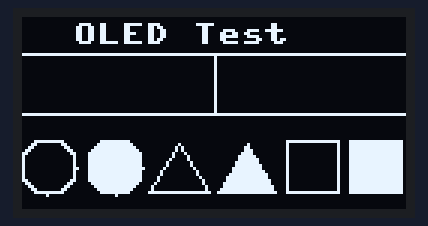
This program was run on a simulated MicroPython board. Parts: 128×64 one-colour display. What the program prints to the serial console is not drawn. At 0.1 s the program stops and its outputs stay as they are.

Above: at 0.1 s.

The program:

main.py
```python
from machine import Pin, I2C
from ssd1306 import SSD1306_I2C
import math

WIDTH = 128
HEIGHT = 64

i2c = I2C(0, sda=Pin(16), scl=Pin(17))
addr = i2c.scan()

print("OLED I2C Address : " + hex(addr[0]))
print("I2C Configuration: " +str(i2c))

display = SSD1306_I2C(WIDTH, HEIGHT, i2c)

def circle(x, y, l, color):
    for r in range(360):
        display.pixel(int(x + l * math.cos(math.radians(r))), int(y - l * math.sin(math.radians(r))), color)

def fill_circle(x, y, l, color):
    for r in range(360):
        display.line(x, y, int(x + l * math.cos(math.radians(r))), int(y - l * math.sin(math.radians(r))), color)

def triangle(x1, y1, x2, y2, x3, y3, color):
    display.line(x1, y1, x2, y2, color)
    display.line(x2, y2, x3, y3, color)
    display.line(x1, y1, x3, y3, color)

def fill_triangle(x, y, l, color):
    for i in range(int(l/2 * math.tan(math.radians(60)))):
        h = l/2 * math.tan(math.radians(60))
        display.hline(x + math.ceil((i*l/h)/2), y - i, l - math.ceil(i*l/h), color)


display.fill(0)
display.text("OLED Test ", 17, 2, True)
display.hline(0, 12, 128, True)
display.vline(64, 12, 20, True)
display.line(0, 32, 128, 32, True)
display.rect(88, 41, 18, 18, True)
display.fill_rect(109, 41, 18, 18, True)
circle(9, 50, 9, True)
fill_circle(31, 50, 9, True)
triangle(42, 58, 52, 42, 62, 58, True)
fill_triangle(65, 58, 20, True)

display.show()
```
